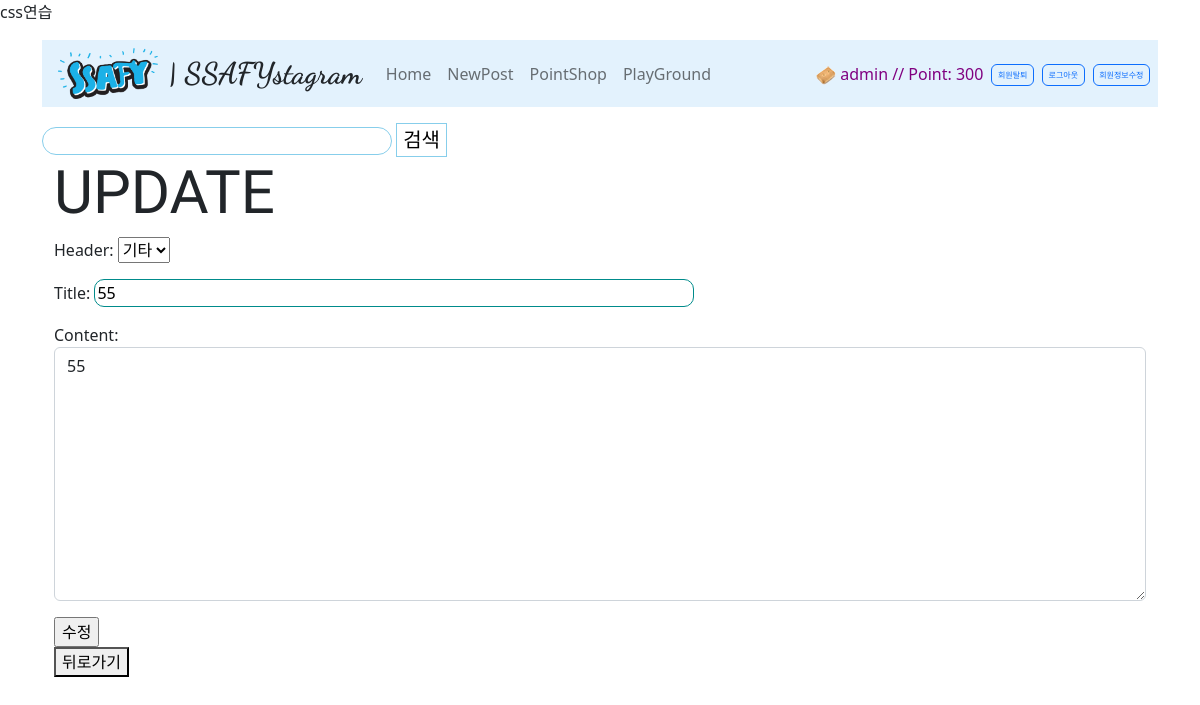
/articles/63/update/ (signed in), run on the app's committed database.
### articles/models.py (models this page shows, shortened)
class Profile(models.Model):
    username = models.CharField(max_length=50)
    icon_id = models.IntegerField(default=0)
    icon_url = models.TextField(default='icon/gunbbang.png')

class Article(models.Model):
    header_choices = (
	('기타', '기타'),
    ('잡담', '잡담'),
    ('유머', '유머'),
    ('게임', '게임'),
    ('일상', '일상'),
    )
    header = models.CharField(max_length=2, choices=header_choices, default='기타')
    username = models.CharField(default='익명',max_length=50)
    title = models.CharField(max_length=20)
    content = models.TextField()
    count = models.IntegerField(default=0)
    up_count = models.IntegerField(default=0)
    comment_count = models.IntegerField(default=0)
    created_at = models.DateTimeField(auto_now_add=True)
    updated_at = models.DateTimeField(auto_now=True)

### accounts/models.py (models this page shows)
class User(AbstractUser):
    point = models.IntegerField(default=500)
    pass

### articles/views.py (the view)
# urls.py: path('update/', views.update, name='update'),
@login_required
def update(request, article_pk):
    article = Article.objects.get(pk=article_pk)
    if request.method == 'POST':
        form = ArticleForm(request.POST, instance=article)
        if form.is_valid():
            form.save()
            return redirect('articles:detail', article.pk)
    else:
        form = ArticleForm(instance=article)
    context = {
        'article': article, # 이걸줘야 article.pk를 edit페이지에서 씀
        'form': form,
    }
    return render(request, 'articles/update.html', context)

### articles/forms.py
class ArticleForm(forms.ModelForm):
    title = forms.CharField(
        label='Title',
        widget=forms.TextInput(
            attrs={
                'class': 'titlebox',
                'placeholder': '  제목을 입력바람!'
            }
        )
    )
    content = forms.CharField(
        label='Content',
        widget=forms.Textarea(
            attrs={
                'class': 'form-control',
                'placeholder': '내용을 입력바람!'
            }
        )
    )
    class Meta:
        model = Article
        fields = ('header', 'title', 'content',)

### articles/context_processors.py (called while the page is built)
def profile_processor(request):
    first_profile = Profile()
    first_profile.icon_url = 'icon/anonymous.png'
    is_anonymoususer = str(request.user) == 'AnonymousUser'
    if is_anonymoususer == False:
        [first_profile] = Profile.objects.filter(username=request.user.username) # 일치하는 이름으로 필터로 거름 (get은 없으면 오류)
    return {
        'profile': first_profile,
    }

### articles/templates/articles/update.html (shortened to what this page needs)
{% extends 'base.html' %}
{% block content %}
  <h1>UPDATE</h1>
  <form action="{% url 'articles:update' article.pk %}" method="POST">
    {{ form.as_p }}
    <input type="submit" value="수정">
  </form>
  <a href="{% url 'articles:detail' article.pk %}">
    <button>뒤로가기</button>
  </a>
{% endblock content %}

### templates/base.html (shortened to what this page needs)
{% load static %}
<!DOCTYPE html>
<html lang="en">
  <head>
    <link href="https://cdn.jsdelivr.net/npm/bootstrap@5.2.0-beta1/dist/css/bootstrap.min.css" rel="stylesheet">
    <link rel="stylesheet" href="{% static 'css/style.css' %}">
    <link rel="stylesheet" href="{% static 'css/test.css' %}">
  </head>
  <body>
    <a href="{% url 'articles:test' %}">css연습</a>
    <div class="container">
      <nav class="navbar navbar-expand-lg navbar-light my-3" style="background-color: #e3f2fd;">
        <a class="navbar-brand disabled">
          <i class="fab fa-instagram ">
            <a href="{% url 'articles:index' %}"><img src="{% static 'img/ssafy.png' %}" width='100px;' style='margin-right: 10px;'></a>
          </i>
          <span class="insta">| SSAFYstagram</span>
        </a>
        <div class="collapse navbar-collapse justify-content-between" id="navbarNav">
          <ul class="navbar-nav ms-3">
            <li class="nav-item active">
              <a class="nav-link" href="{% url 'articles:index' %}">Home</a>
            </li>
            <li class="nav-item">
              <a class="nav-link" href="{% url 'articles:create' %}">NewPost</a>
            </li>
            <li class="nav-item">
              <a class="nav-link" href="{% url 'articles:pointshop' %}">PointShop</a>
            </li>
            <li class="nav-item">
              <a class="nav-link" href="{% url 'articles:download' %}">PlayGround</a>
            </li>
          </ul>
          <ul class="navbar-nav ms-3 align-items-center">
            <li class="nav-item">
              <a class="nav-link" style="color: purple;">
                <img style="width: 20px; height: 20px;" src="{% static profile.icon_url %}" alt="icon"/>
                {{ user }}
                {% if request.user.is_authenticated %}
                  // Point:
                  {{ user.point }}
                {% endif %}
              </a>
            </li>
            {% if request.user.is_authenticated %}
              <li class="nav-item">
                <a class="nav-link" style="padding: 0px;">
                  <button type="button" data-bs-toggle="modal" data-bs-target="#exampleModal" class="btn btn-outline-primary padzero ">회원탈퇴</button>
                </a>
              </li>
              <li class="nav-item">
                <form class="nav-link" action="{% url 'accounts:logout' %}" method="POST">
                  <button type="submit" class="btn btn-outline-primary padzero">로그아웃</button>
                </form>
              </li>
              <li class="nav-item me-2">
                <a class="nav-link" href="{% url 'accounts:update' %}" style="padding: 0px; ">
                  <button type="button" class="btn btn-outline-primary padzero">회원정보수정</button>
                </a>
              </li>
            {% endif %}
          </ul>
        </div>
      </nav>
      <form action="{% url 'articles:search' %}">
        <input class="searchinput" type="search" name="q">
        <input class="searchbox" type="submit" value="검색">
      </form>
      <div class="container">
        {% block content %}{% endblock content %}
      </div>
    </body>
  </html>

### articles/static/css/style.css (style rules this page uses)
h1 { font-family: 'Cute Font'; font-size: 60px; }
.insta { font-family: 'Dancing Script', cursive; font-size: 30px; font-weight: 900; }
.padzero { --bs-btn-padding-y: .25rem; --bs-btn-padding-x: .35rem; --bs-btn-font-size: .5rem; }
a { text-decoration: none; color: inherit; }
.searchinput { width: 350px; border-radius: 50px; border:solid 1px skyblue; outline: none; }
.searchbox { border: solid 1px skyblue; background-color: white; font-family: 'Cute Font'; font-size: 20px; }
.titlebox { width: 600px; border-radius: 10px; border:solid 1px darkcyan; outline: none; }

### data on the page
Profile: icon_url (picture)
User: username "admin", point "300"
Article: header "기타", title "55", content "55"
